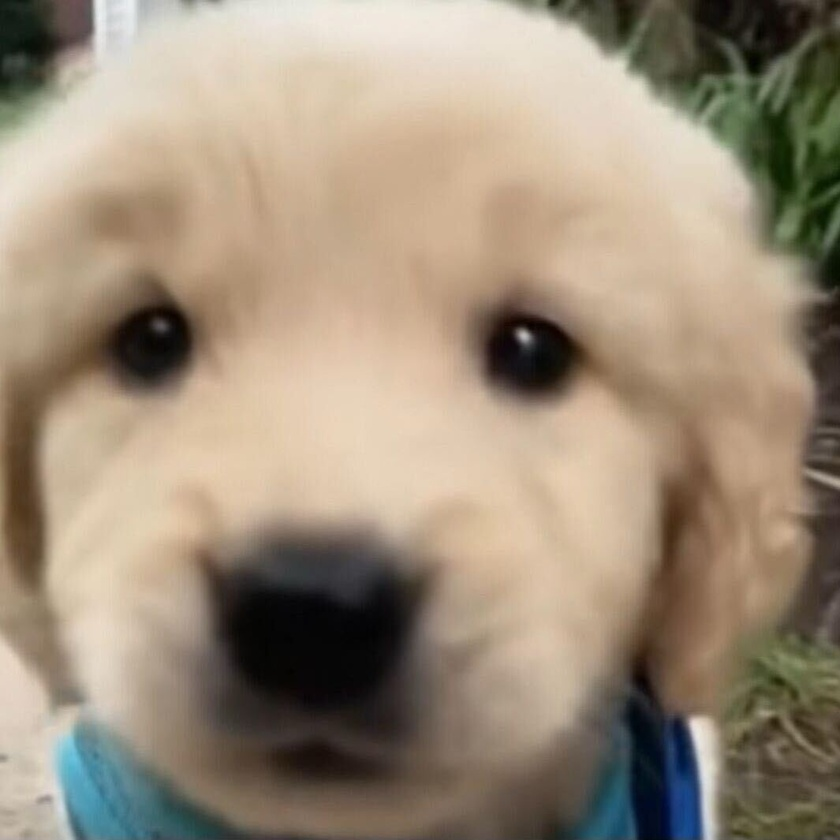
#> input picture dog.jpg, 840 x 840 px, shrunk from 1065 x 1065 before the run
$ python cvTest.py
#> lines starting #> are read from the running program, lines starting #| are printed output that depends on the picture
import cv2

# 1. 读取彩色图像
img = cv2.imread("dog.jpg")  # 替换成你的图片路径
#> img is the input picture: shape (840, 840, 3); mean B, G, R 122.3, 141.8, 157

# 2. 转换为灰度图
gray_img = cv2.cvtColor(img, cv2.COLOR_BGR2GRAY)
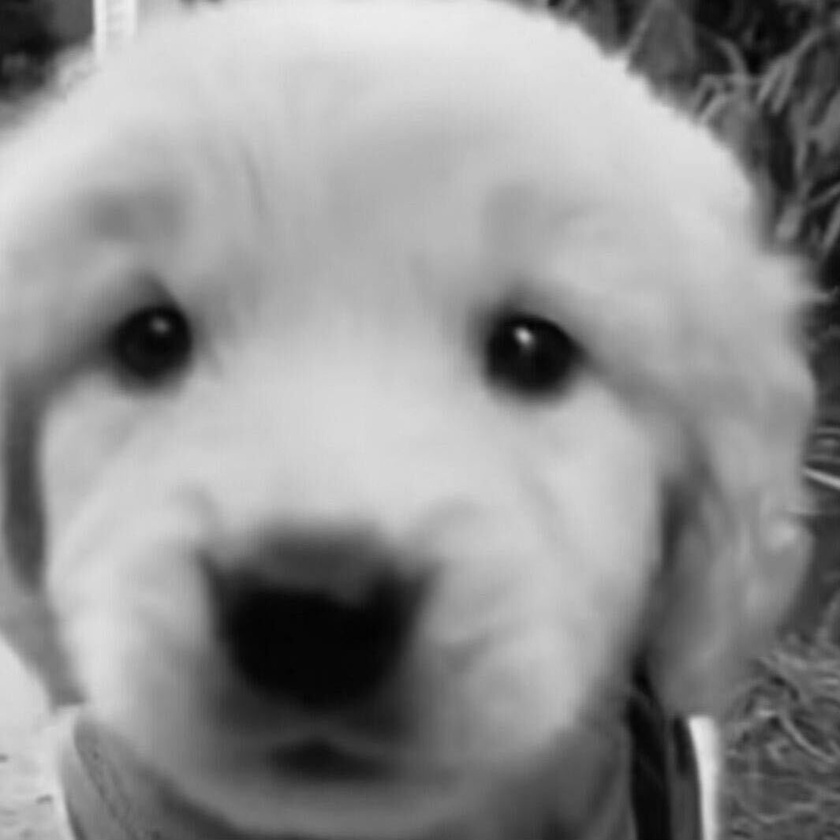
#> gray_img: shape (840, 840); min 2, max 239, mean 144.1

# 3. 显示灰度图
cv2.imshow("灰度图", gray_img)
cv2.waitKey(0)  # 按任意键关闭窗口
cv2.destroyAllWindows()

# 4. 保存灰度图
cv2.imwrite("gray_output.jpg", gray_img)
